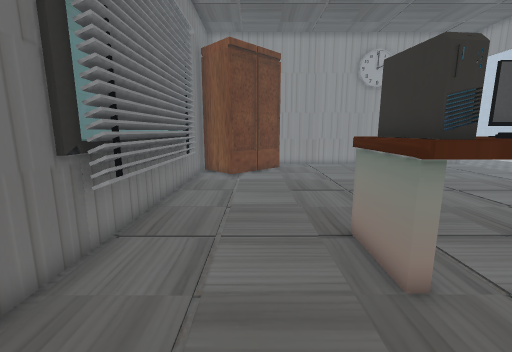
[1] (above)

16 first-person views from a walk through a 3-D level made in the Unity game engine. The camera is 1.5 m above the floor, tilts 10° down and sees 90° across. The floor is counted in squares, 0.5 m on a side. Each view is taken from the middle of a square. On the plan, view 1 faces up. The plan holds only what a view shows up to about 19 squares ahead; the rest is blank. The place goes on beyond the plan. Door leaves are left out, so doorways stand open. Some surface patterns are stand-ins.

[2]
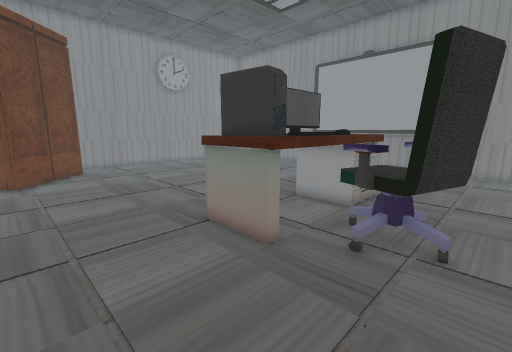

[3]
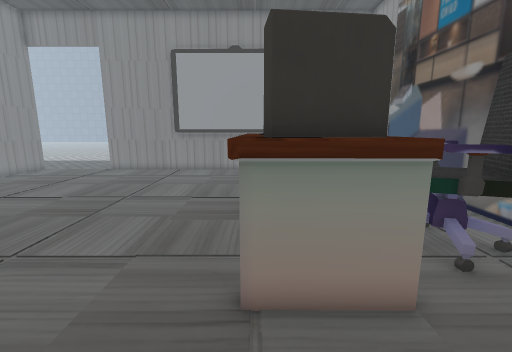

[4]
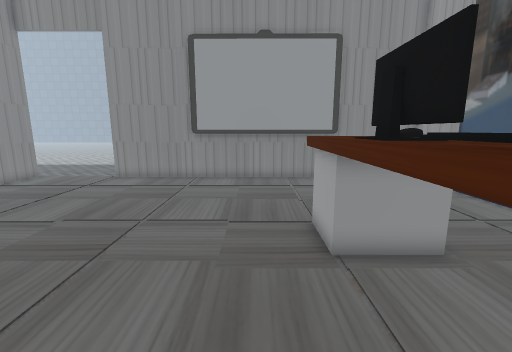

[5]
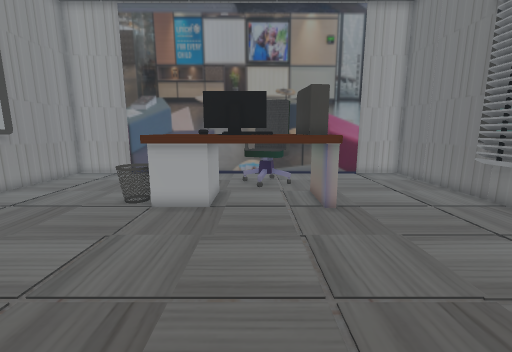

[6]
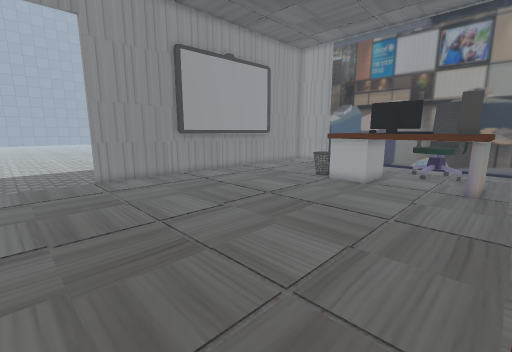

[7]
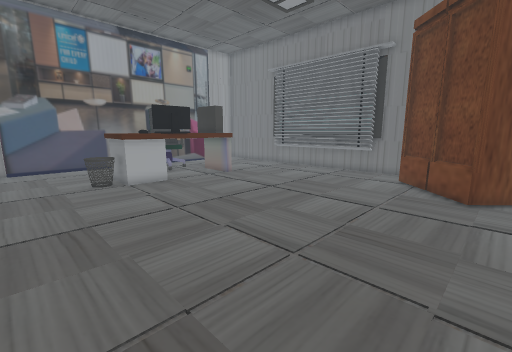

[8]
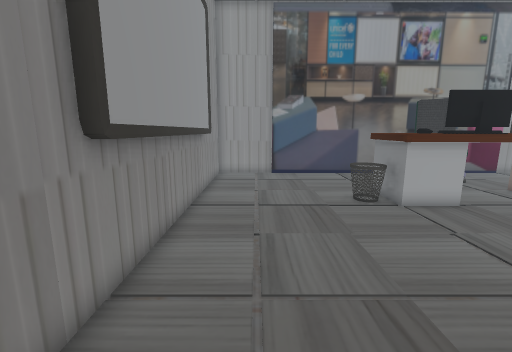

[9]
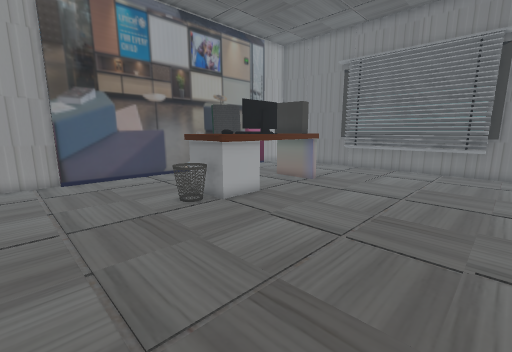

[10]
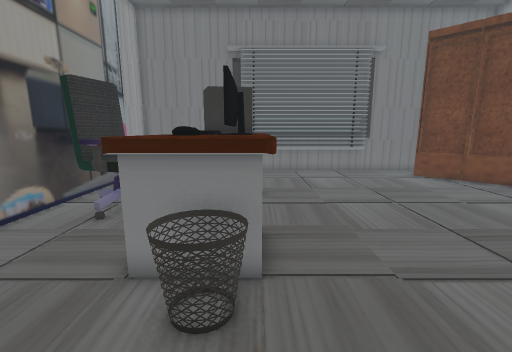

[11]
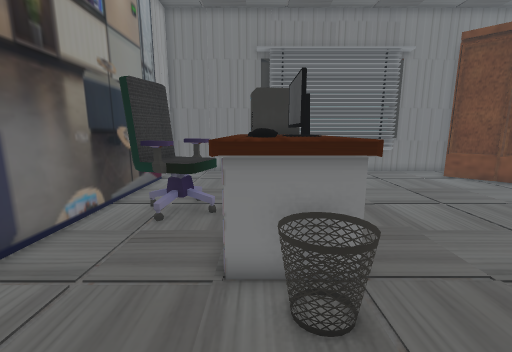

[12]
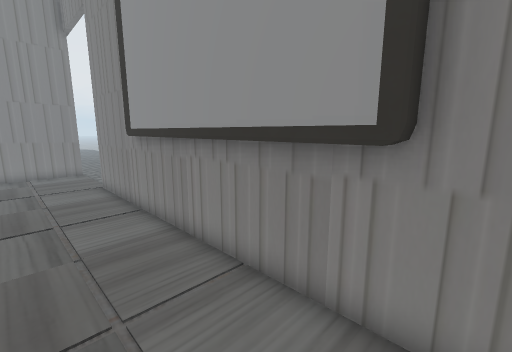

[13]
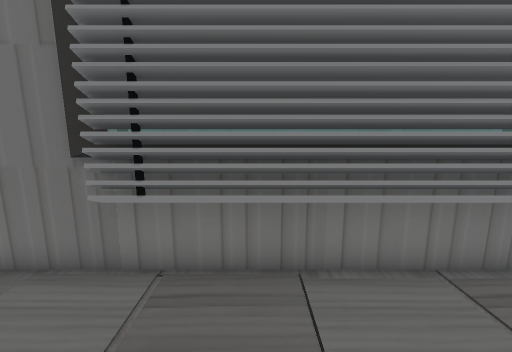

[14]
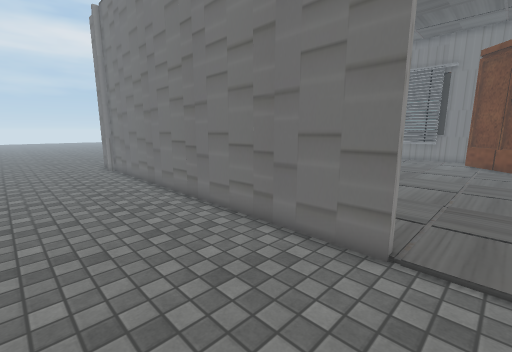

[15]
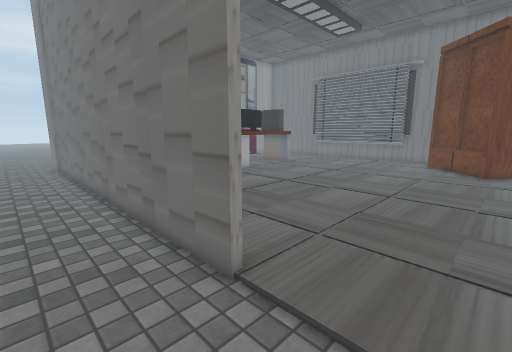

[16]
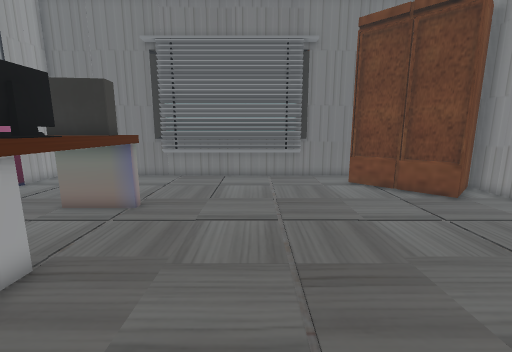

### Floor plan
Key: @ floor where view 1 was taken; # wall or solid block; . floor; D open door; C cabinet; T table; K keyboard; M monitor; H chair; O other object.
Columns run from 5 left of view 1 to 25 right of it. Each row starts with its distance up from view 1.
 22    C  C................DD......
 21   CC  CC...............DD......
 20      CC................DD......
 19  #C CC.................DD......
 18  #CCC...................#.....
 17  #......................#.....
 16  #......................#......
 15 ##......................#......
 14  ##.....................#......
 13  ##....................##......
 12  ##....................##......
 11  ##....................##......
 10  ##....................##......
  9  ##....................##......
  8  ##....................##......
  7  ##.....TTTMMTTTOO.....##......
  6 ###.....T KMMMTTOO.....##......
  5  #......TTKKKTTTO......##......
  4  #......TTTTTTTT.......##......
  3  #.......HHHH...........#......
  2  #.......HHHH...........#......
  1  #.......HHH............#......
  0  #...@..................#......
 -1  ########################......
 -2                          ......
 -3                           .....
 -4                            ....

Where each view was taken, in squares from view 1:
view 1: 0 up, 0 right, facing up
view 2: 0 up, 2 left, facing up-right
view 3: 7 up, 1 left, facing right
view 4: 9 up, 2 right, facing right
view 5: 17 up, 6 right, facing down
view 6: 22 up, 2 right, facing down-right
view 7: 22 up, 15 right, facing down-left
view 8: 17 up, 16 right, facing down
view 9: 16 up, 17 right, facing down-left
view 10: 7 up, 15 right, facing left
view 11: 5 up, 15 right, facing left
view 12: 3 up, 15 right, facing up-right
view 13: 9 up, 1 right, facing left
view 14: 20 up, 25 right, facing down-left
view 15: 22 up, 22 right, facing down-left
view 16: 12 up, 13 right, facing left
